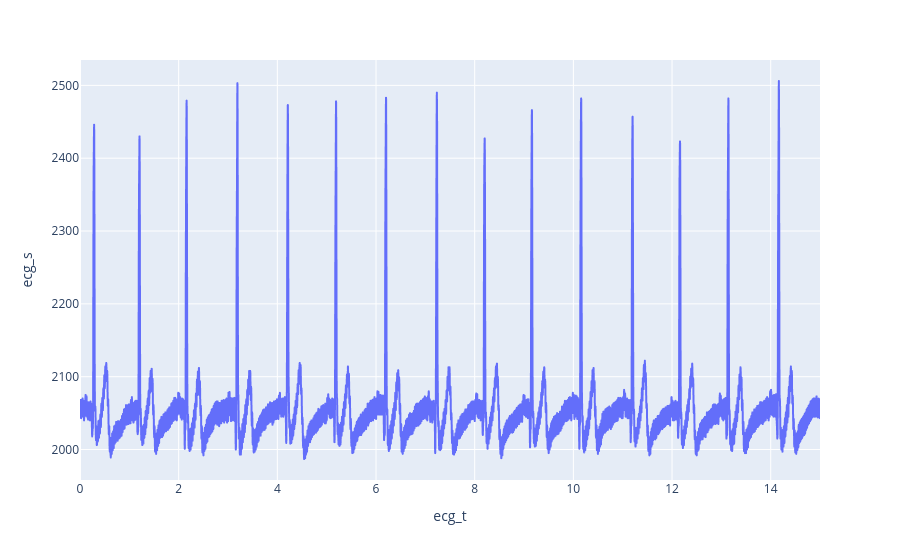
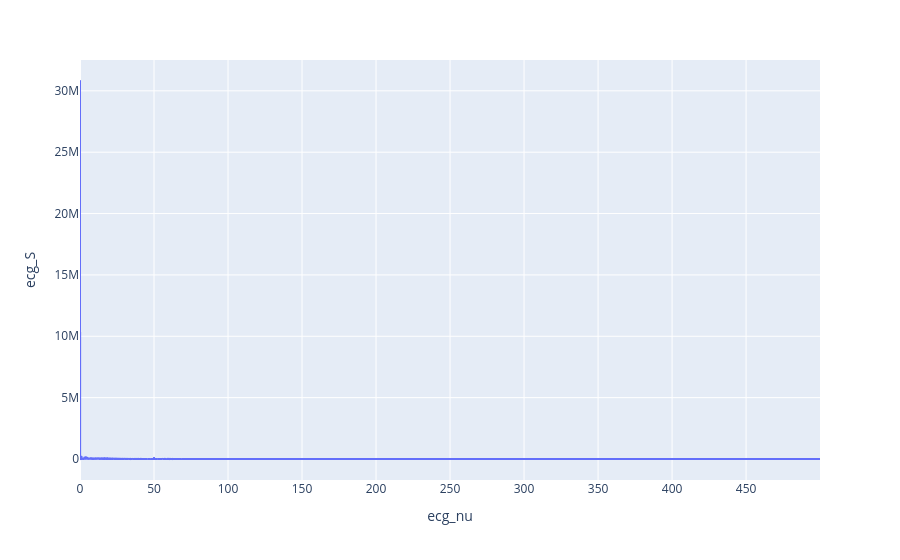

Write notebook code for charts like these, in order.
### Code cell
import numpy as np
import msicpe.san as san
from plotly import express as px
import scipy.signal as signal
import pandas as pd

ecg_signal_dict = np.load('ecg_signal.npz')
ecg_s = ecg_signal_dict['s'] 
ecg_t = ecg_signal_dict['t']

ecg_nu, ecg_S = san.trans_fourier(ecg_s, ecg_t)
ecg_S = np.abs(ecg_S)

ds = pd.DataFrame({'ecg_s' : ecg_s, 'ecg_t':ecg_t})
dS = pd.DataFrame({'ecg_nu':ecg_nu, 'ecg_S':ecg_S})

fig_ecg = px.line(ds, x = 'ecg_t', y = 'ecg_s')
fig_spectre_ecg = px.line(dS, x = 'ecg_nu', y = 'ecg_S')

fig_ecg.show()
fig_spectre_ecg.show()

### Figure 1 — Plotly figure (JSON) as saved in the notebook; plotly's stock layout.template omitted (floating-point values rounded to 4 significant figures; data arrays with more than 128 entries replaced by an {"elided": "..."} marker saying what was removed)
{"data": [{"hovertemplate": "ecg_t=%{x}<br>ecg_s=%{y}<extra></extra>", "legendgroup": "", "line": {"color": "#636efa", "dash": "solid"}, "marker": {"symbol": "circle"}, "mode": "lines", "name": "", "showlegend": false, "type": "scattergl", "x": {"elided": "15000 float values"}, "xaxis": "x", "y": {"elided": "15000 float values"}, "yaxis": "y"}], "layout": {"legend": {"tracegroupgap": 0}, "margin": {"t": 60}, "xaxis": {"anchor": "y", "domain": [0, 1], "title": {"text": "ecg_t"}}, "yaxis": {"anchor": "x", "domain": [0, 1], "title": {"text": "ecg_s"}}}}

### Figure 2 — Plotly figure (JSON) as saved in the notebook; plotly's stock layout.template omitted (floating-point values rounded to 4 significant figures; data arrays with more than 128 entries replaced by an {"elided": "..."} marker saying what was removed)
{"data": [{"hovertemplate": "ecg_nu=%{x}<br>ecg_S=%{y}<extra></extra>", "legendgroup": "", "line": {"color": "#636efa", "dash": "solid"}, "marker": {"symbol": "circle"}, "mode": "lines", "name": "", "showlegend": false, "type": "scattergl", "x": {"elided": "7500 float values"}, "xaxis": "x", "y": {"elided": "7500 float values"}, "yaxis": "y"}], "layout": {"legend": {"tracegroupgap": 0}, "margin": {"t": 60}, "xaxis": {"anchor": "y", "domain": [0, 1], "title": {"text": "ecg_nu"}}, "yaxis": {"anchor": "x", "domain": [0, 1], "title": {"text": "ecg_S"}}}}
